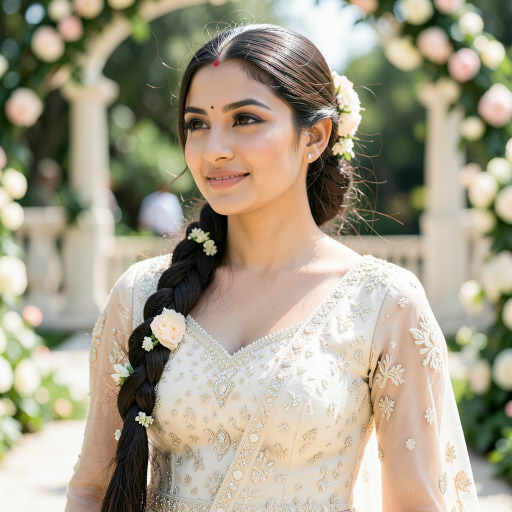
#> input picture stills/bk.png, 1024 x 1024 px (shown at 1/2 size)
$ python -i score-clips.py   (imports and definitions only)
#> lines starting #> are read from the running program, lines starting #| are printed output that depends on the picture
#!/usr/bin/env python3
"""Measure what can be measured in a benchmark run, instead of eyeballing it.

    python3 scripts/score-clips.py out/base-5b
    python3 scripts/score-clips.py out/base-5b --metric luma

Three instruments, in descending order of how much I trust them:

  LUMA TREND      does a requested complexion drift lighter across the clip?
                  Needs only ffmpeg and Pillow. Runs today.

  CSIM            does the face stay the same person — within a clip, and across
                  separately generated clips? Needs a face embedding model.
                  Degrades to a clear "not installed" rather than a wrong number.

  LSE-C / LSE-D   lip-sync accuracy. Needs a SyncNet checkout and checkpoint;
                  see the note at the bottom. Deliberately NOT reimplemented here.

WHY THIS FILE EXISTS AT ALL. The central claim of this project is a measurement, so
the scoring should be one too. beenga-image scored complexion by median Rec.709 luma
rather than by eye, and that instrument is what overturned a wrong conclusion about
whether complexion was a weights problem. The same logic applies here, with one
difference that matters: video adds a time axis, so the useful question is rarely
"what is the value" and almost always "does the value drift".

WHAT THESE NUMBERS ARE NOT. None of them are calibrated against any external scale.
Do not quote them as absolutes. What is meaningful is:

  * the ORDERING between arms or models on the same case, and
  * the TREND across frames within one clip.

Two caveats to keep in view, both of which limit what can honestly be claimed:

  * Luma reads a fixed crop of the frame. It assumes a roughly centred subject on a
    plain-ish background. On a wide shot or a moving subject it is measuring the
    background as much as the face, and the number is noise. Check the extracted
    frames before trusting a luma result on anything but a portrait framing.

  * SyncNet, when wired up, is itself trained on LRS2 — which is English. LSE-C on
    Hindi singing is a biased instrument measuring the exact thing whose bias is
    under test. Use it to order arms A/B/C against each other; never quote it as an
    absolute, and validate against human scoring on a sample.
"""
import argparse
import json
import os
import shutil
import statistics
import subprocess
import sys
import tempfile

try:
    from PIL import Image
except ImportError:
    sys.exit("needs Pillow:  pip install Pillow")


# ── frame extraction ─────────────────────────────────────────────────────────

# [14 lines left out: function extract_frames, not called in this run]


# ── instrument 1: luma trend ─────────────────────────────────────────────────

def _median_luma(im):
    lum = sorted(0.2126 * r + 0.7152 * g + 0.0722 * b for r, g, b in im.getdata())
    return lum[len(lum) // 2]


def skin_luma(path):
    """Median Rec.709 luma of the upper-centre crop, AND of the whole frame.

    Median rather than mean so hair, background and specular highlights cannot drag
    the figure around. Same crop box as beenga-image/scripts/score-complexion.py so
    values are loosely comparable between the two suites.

    THE SECOND VALUE IS WHY THIS FUNCTION CHANGED. The first version returned skin
    luma alone, and on the first real run all three complexion cases drifted darker
    by an amount that scaled with their brightness — the signature of the whole shot
    dimming, not of complexion drifting. Raw skin luma cannot tell those apart. The
    frame median is a proxy for scene exposure, so the RATIO of the two isolates the
    subject from the lighting. Still not a calibrated skin-tone measure; it is a
    drift detector that no longer fires on a fade to dusk."""
#> called with path = '../stills/bk.png'
    im = Image.open(path).convert("RGB")
#> im is the input picture: PIL image 1024x1024 RGB; mean R, G, B 165.7, 158.1, 137.9
    w, h = im.size
#> w = 1024; h = 1024
    face = im.crop((int(w * 0.38), int(h * 0.18), int(w * 0.62), int(h * 0.42)))
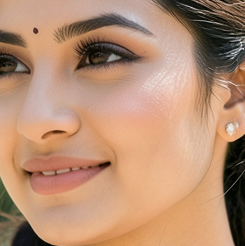
#> face: PIL image 245x246 RGB; mean R, G, B 182.9, 142.1, 114.8
    # Downsample the full frame before taking its median — this runs per frame and
    # the median of ~800k pixels is the slowest thing in the script.
    return _median_luma(face), _median_luma(im.resize((w // 6, h // 6)))
#> in _median_luma, `lum = sorted(0.2126 * r + 0.7152 * g + 0.0722 * b for r, g, b in im.ge..`: lum = 60270 items


# [369 lines left out: functions luma_trend, load_face_model, embed, csim_intra, mouth_activity, calibrate and 2 more, not called in this run]


# [2 lines not run here, left out]

>>> result = skin_luma('../stills/bk.png')
#> result = (170.3, 177.5)
